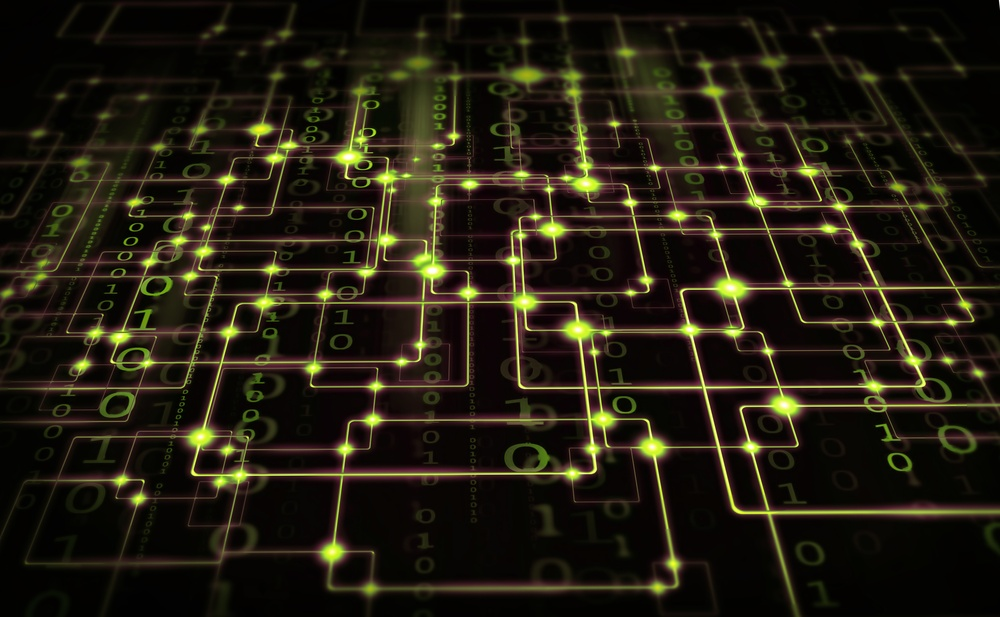
#> input picture Exercise Files/Pillow/ImagesArchive/Connections.jpeg, 1000 x 617 px, shrunk from 3988 x 2460 before the run
$ python editing_start.py
#> lines starting #> are read from the running program, lines starting #| are printed output that depends on the picture
# Example file for Python Essential Libraries course by Joe Marini
# demonstrates image editing using the Pillow library
from PIL import Image, ImageDraw, ImageFont

infile = "ImagesArchive/Connections.jpeg"
# TODO: use the ImageDraw routines to modify an image
with Image.open(infile) as img:
#> img is the input picture: PIL image 1000x617 RGB; mean R, G, B 33.6, 28.4, 15.8
    draw = ImageDraw.Draw(img)
    # draw.line((0,0) + img.size, width= 40, fill=128)
    draw.line((0,img.height/4, img.width, img.height/1.5), width=40, fill=128)
    img.show()
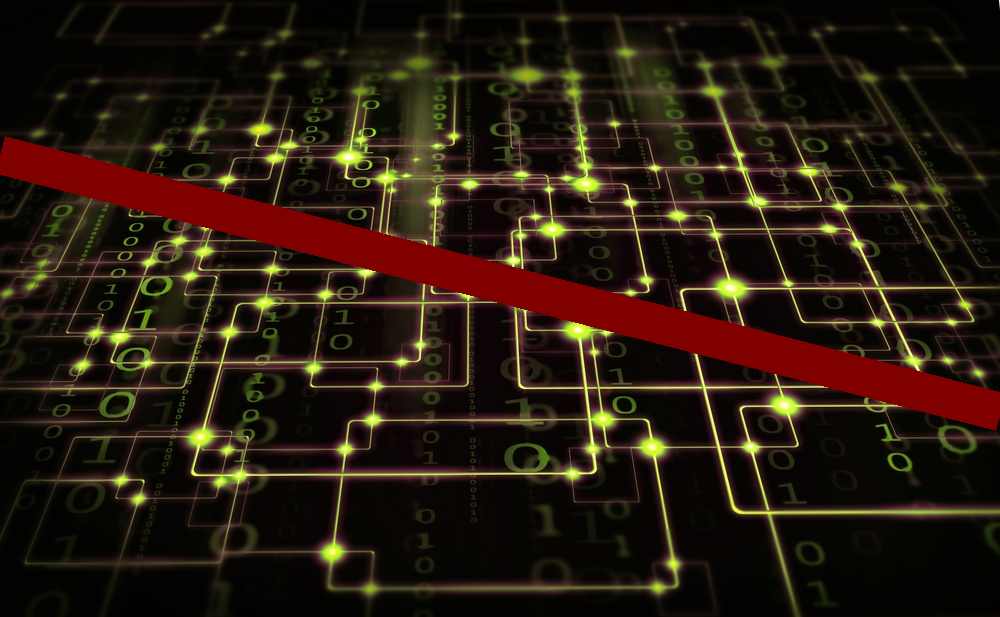
#> shown: PIL image 1000x617 RGB; mean R, G, B 38.6, 25.6, 14.2

# [11 lines of commented-out code are left out]

$ run again, with Exercise Files/Pillow/ImagesArchive/BlueDigital.jpeg copied over Exercise Files/Pillow/ImagesArchive/Connections.jpeg
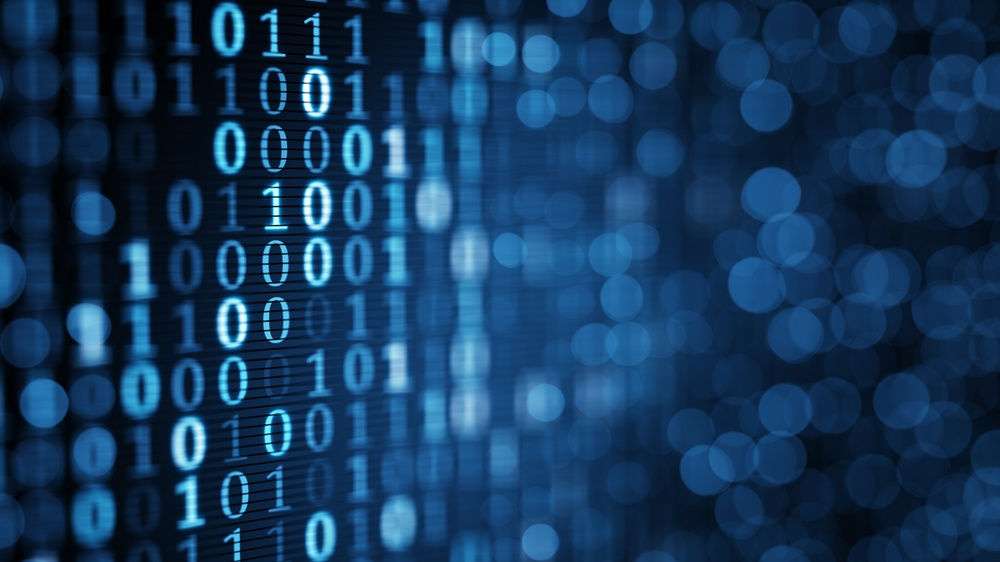
#> input picture Exercise Files/Pillow/ImagesArchive/BlueDigital.jpeg, 1000 x 562 px, shrunk from 4096 x 2304 before the run
#> img is the input picture: PIL image 1000x562 RGB; mean R, G, B 20, 57, 93.1
#> `img.show()`:
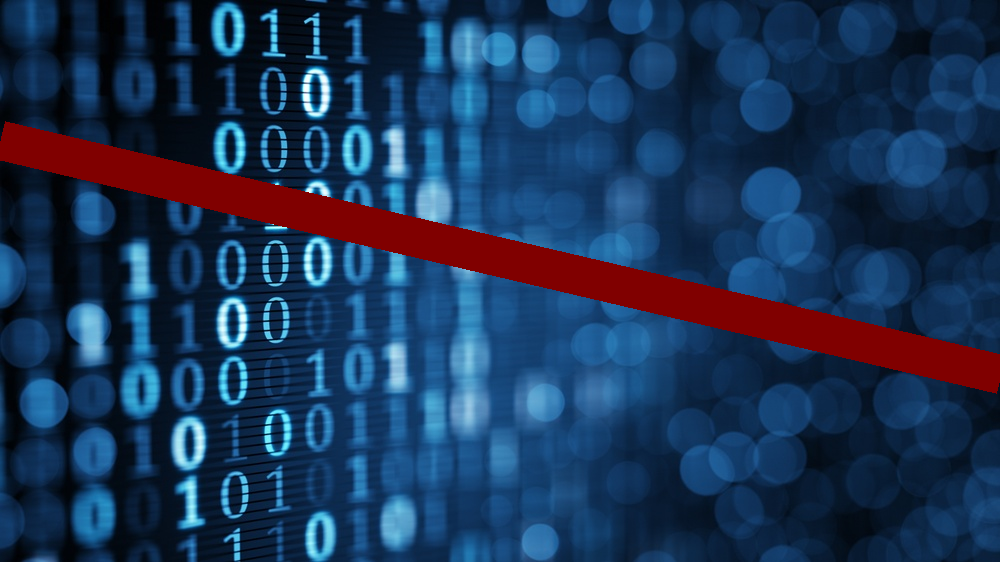
#> shown: PIL image 1000x562 RGB; mean R, G, B 27.5, 52.5, 86
